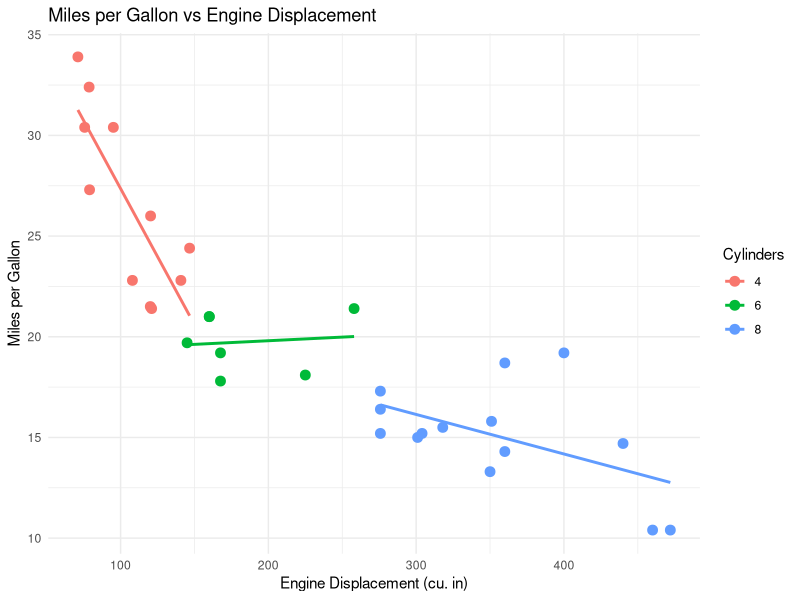

Generate this figure with R:
library(ggplot2)
p <- ggplot(data = mtcars, aes(x = disp, y = mpg, color = factor(cyl))) +
  geom_point(size = 3) +
  geom_smooth(method = "lm", se = FALSE) +
  labs(
    title = "Miles per Gallon vs Engine Displacement",
    x = "Engine Displacement (cu. in)",
    y = "Miles per Gallon",
    color = "Cylinders"
  ) +
  theme_minimal()
print(p)
